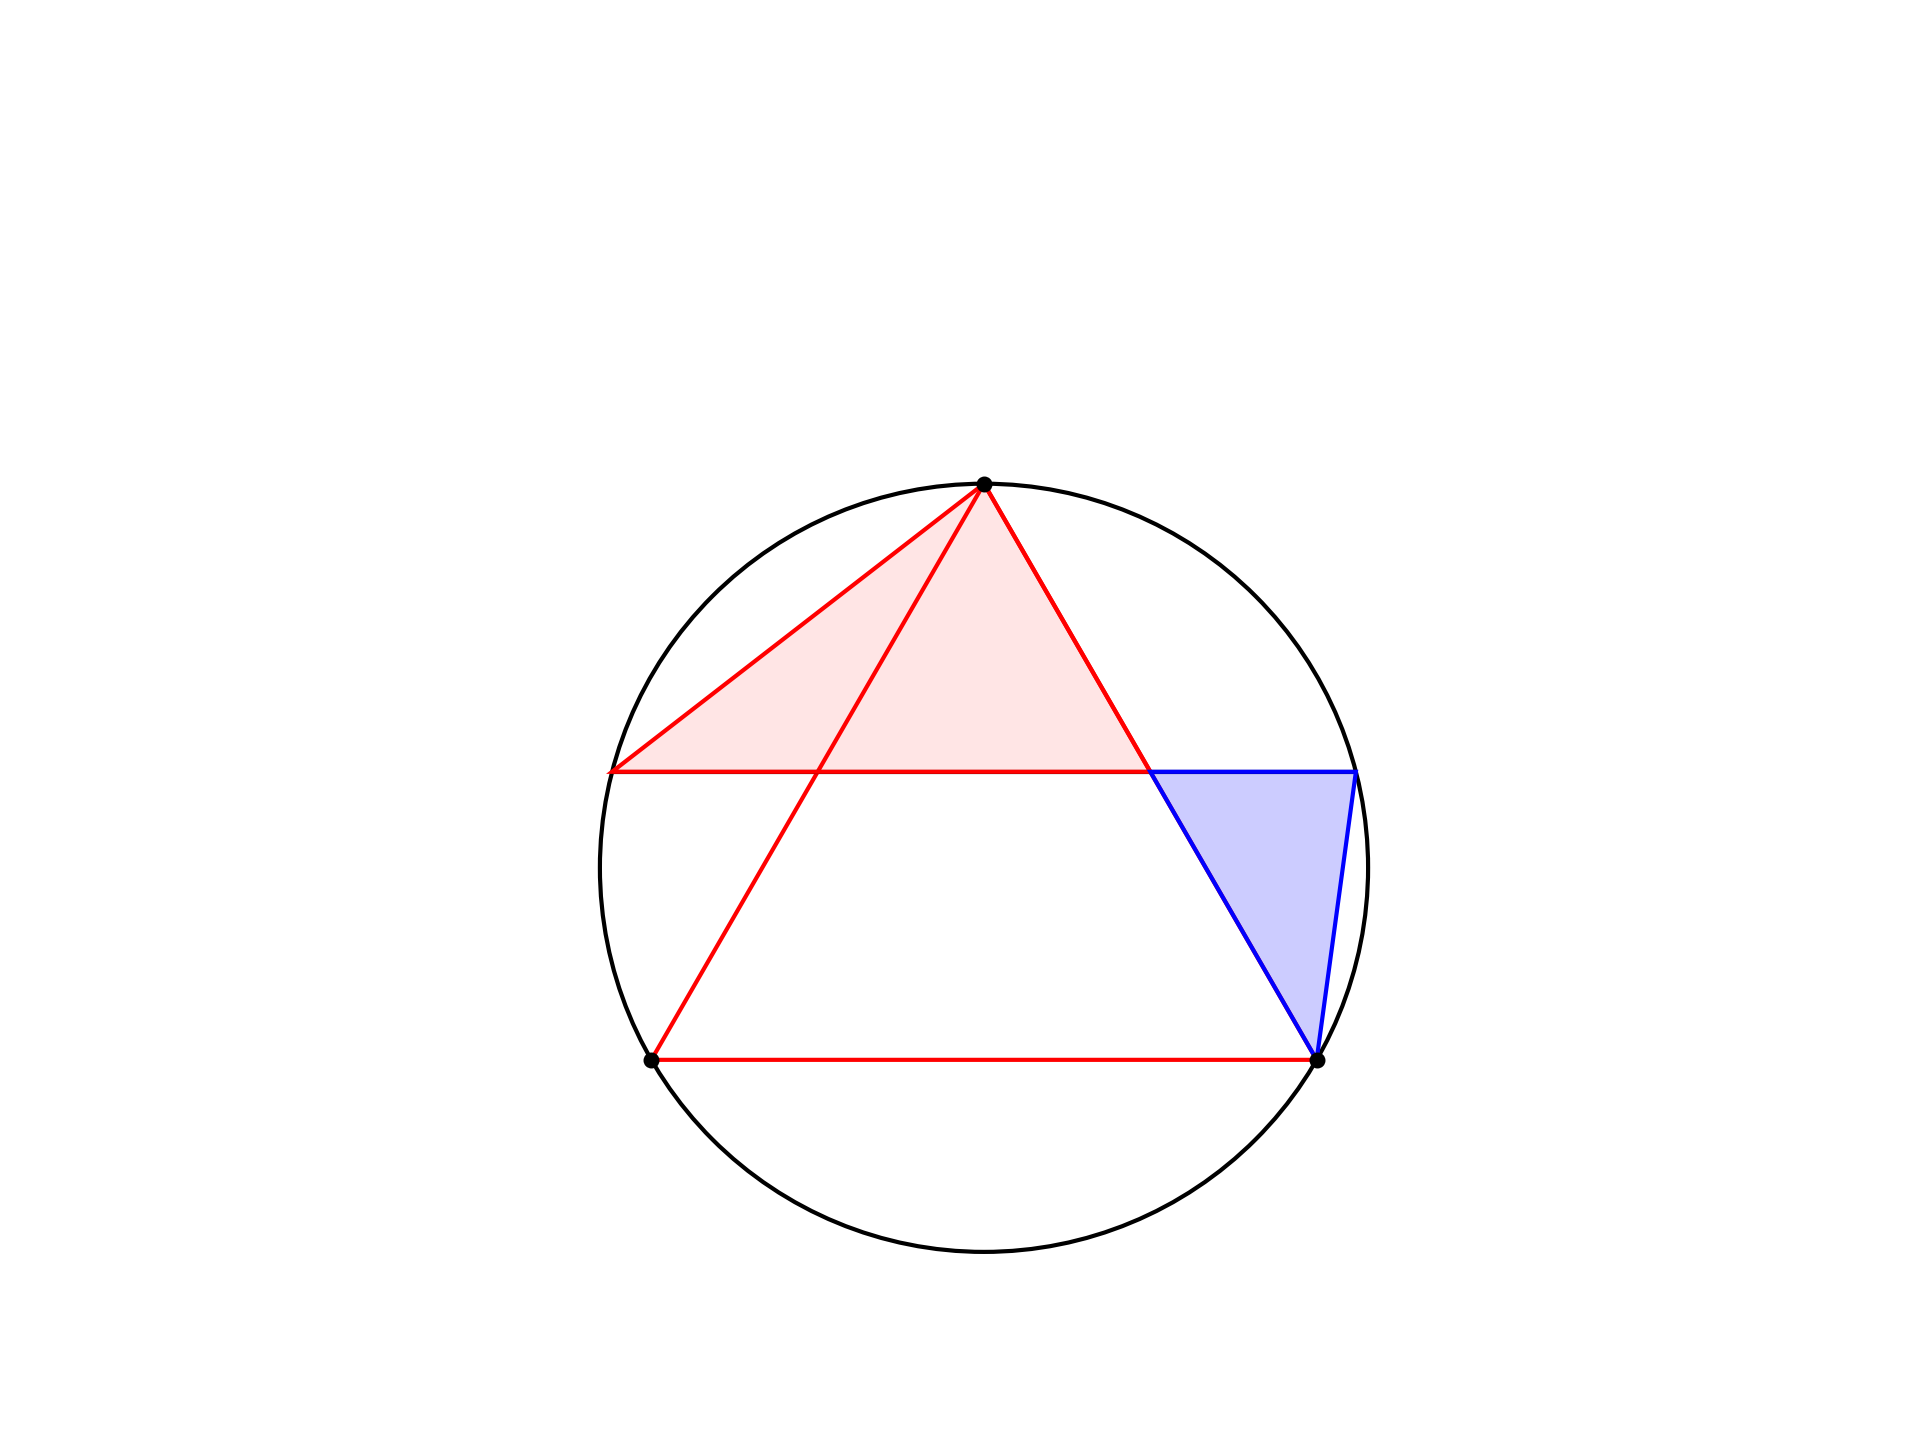

The script that drew this image:
import matplotlib.pyplot as plt
import numpy as np
import geometry as geo

fig, ax = geo.init()
ax.set(xlim=(0,100), ylim=(0,100))

A = geo.Point(20,20)
B = geo.Point(80,20)
C = geo.xcc([A,60],[B,60])[1]

geo.opg(ax,[A,B,C])

Q,r = geo.get_circumcircle([A,B,C])
circle = plt.Circle(
    (Q.x,Q.y),r,fc='none',ec='k')
ax.add_patch(circle)

M = geo.get_midpoint([A,C])
N = geo.get_midpoint([B,C])
U,V = geo.xlc([M,N],[Q,r])
geo.dls(ax,[U,V])

geo.fpg(ax,[C,U,N])
geo.opg(ax,[C,U,N])

geo.fpg(ax,[N,V,B],fc='b',alpha=0.2)
geo.opg(ax,[N,V,B],ec='b')


geo.scp(ax,[A,B,C])

geo.savefig(plt)
